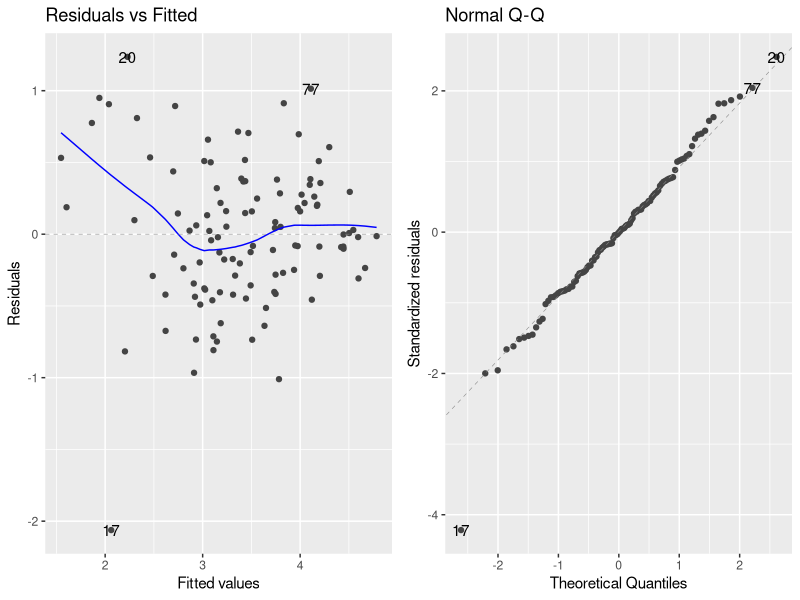
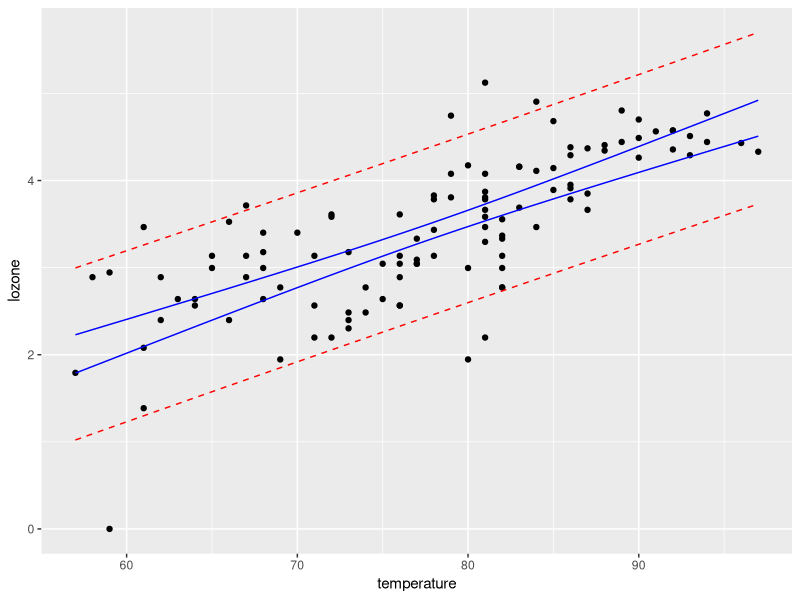
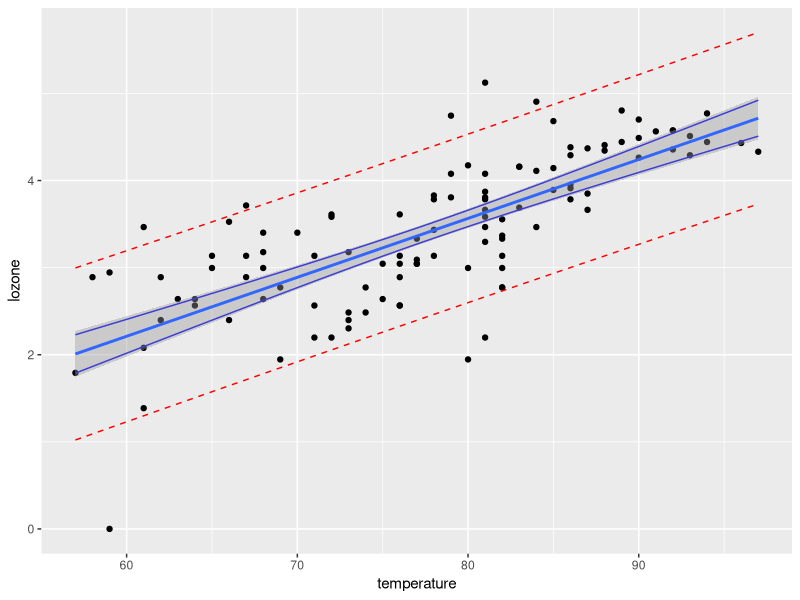
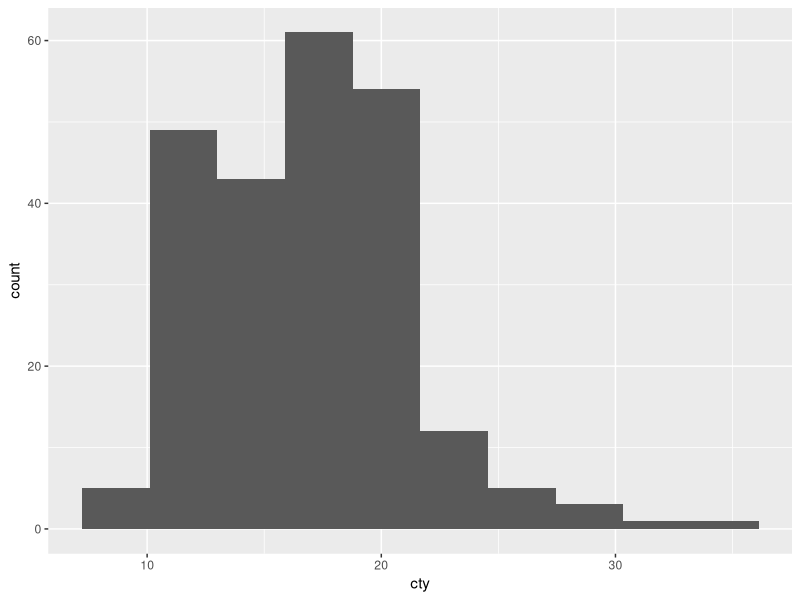
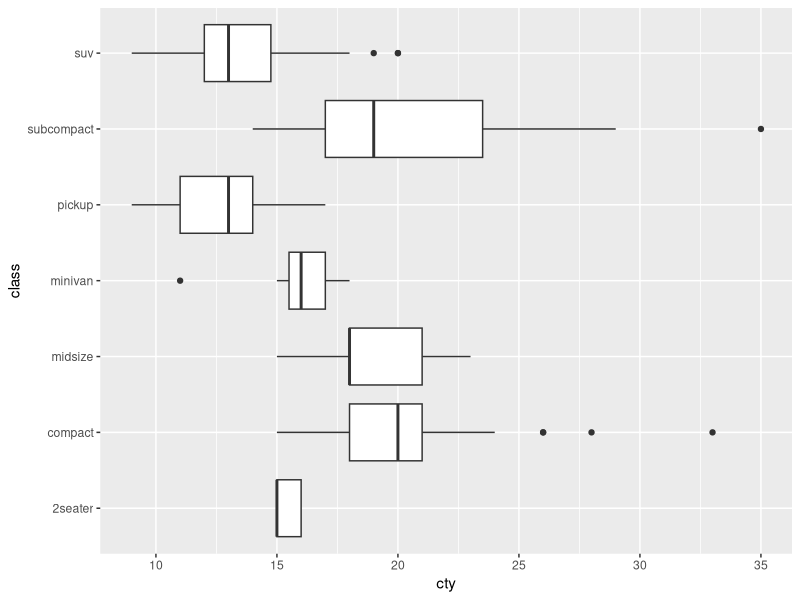

Recreate these plots in R, in order.
## ---- chunk 1
library(tidyverse)
data(environmental, package = "lattice")
environmental = environmental |> 
  # linearity assumption: show that there weerent a good linear relation between ozone concentration and temperature -> fixed that by takeing the log(ozone).
  mutate(lozone = log(ozone))

# run the linear model, temp + some other predictors
lm3 = lm(lozone ~ radiation + temperature + wind, environmental)
lm3
## ---- chunk 2
library(ggfortify)
autoplot(lm3, which = 1:2)
## ---- chunk 3
new_obs = data.frame(radiation = 200, temperature = 90, wind = 15)
## ---- chunk 4
# Two kinds of “prediction”

predict(lm3, new_obs, interval = "prediction", level = 0.90)

predict(lm3, new_obs, interval = "confidence", level = 0.90)
## ---- chunk 5
predict(lm3, new_obs, 
        interval = "prediction",
        level = 0.90, se.fit = TRUE)
## ---- chunk 6
predict(lm3, new_obs, 
        interval = "confidence",
        level = 0.90)
## ---- chunk 7
qt(0.95, 107)
## ---- chunk 8
lm2 = lm(lozone ~ temperature, data = environmental)
new_temp = data.frame(
  temperature = seq(from = min(environmental$temperature),
                    to = max(environmental$temperature),
                    by = 0.1)
)
pred_int = predict(lm2, new_temp, interval = "prediction", level = 0.90) |> 
  data.frame()
conf_int = predict(lm2, new_temp, interval = "confidence", level = 0.90) |> 
  data.frame()
interval_df = data.frame(
  pi_upper = pred_int$upr,
  pi_lower = pred_int$lwr,
  ci_upper = conf_int$upr,
  ci_lower = conf_int$lwr,
  temperature = new_temp$temperature
)
## ---- chunk 9
environmental |> ggplot() + aes(x = temperature, y = lozone) + 
  geom_point() + 
  geom_line(data = interval_df, aes(y=pi_lower), color = "red", linetype = 2) +
  geom_line(data = interval_df, aes(y=pi_upper), color = "red", linetype = 2) +
  geom_line(data = interval_df, aes(y=ci_lower), color = "blue", linetype = 1) +
  geom_line(data = interval_df, aes(y=ci_upper), color = "blue", linetype = 1)
## ---- chunk 10
environmental |> ggplot() + aes(x = temperature, y = lozone) + 
  geom_point() + 
  geom_line(data = interval_df, aes(y=pi_lower), color = "red", linetype = 2) +
  geom_line(data = interval_df, aes(y=pi_upper), color = "red", linetype = 2) +
  geom_line(data = interval_df, aes(y=ci_lower), color = "blue", linetype = 1) +
  geom_line(data = interval_df, aes(y=ci_upper), color = "blue", linetype = 1) + 
  geom_smooth(method = "lm", se = TRUE) 
## ---- chunk 11
data("mpg", package = "ggplot2")
glimpse(mpg)
## ---- chunk 12
mpg |> ggplot() + 
  aes(x = cty) + 
  geom_histogram(bins = 10)
## ---- chunk 13
mpg |> ggplot() + 
  aes(y = class, x = cty) + 
  geom_boxplot()
## ---- chunk 14
lm1 = lm(cty ~ class, data = mpg)
summary(lm1)
## ---- chunk 15
a1 = aov(cty ~ class, data = mpg)
summary(a1)
## ---- chunk 16
anova(lm1)

anova(a1)
## ---- chunk 17

## ---- chunk 18
